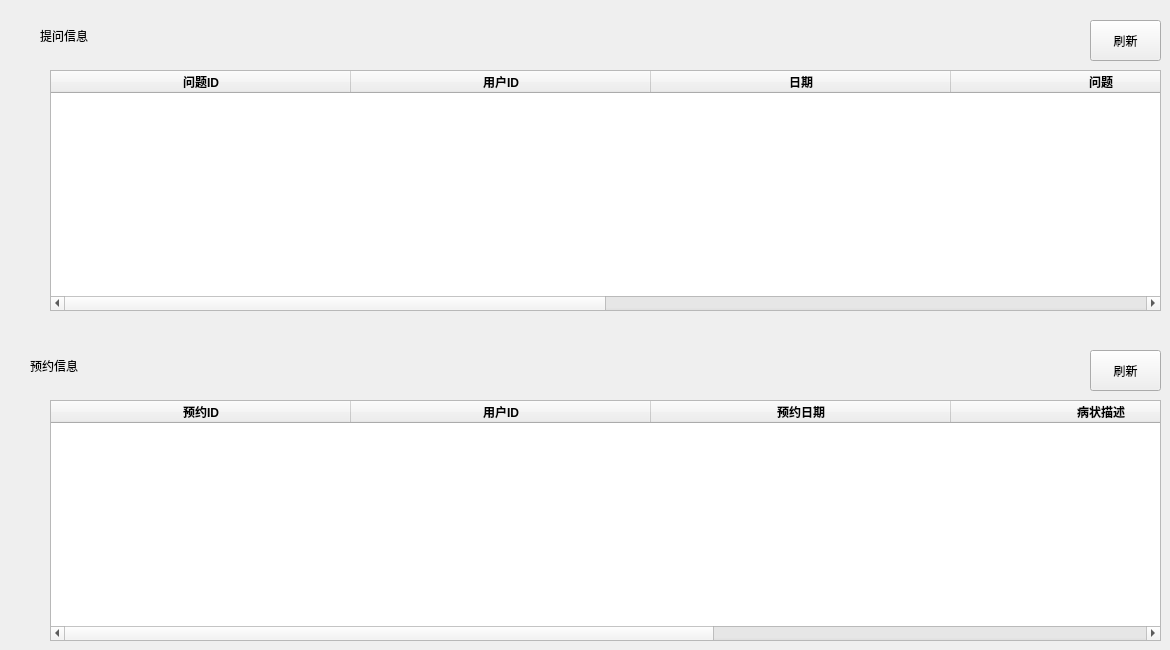
     <widget class="QWidget" name="tab_15">
      <attribute name="title">
       <string>专家邮箱</string>
      </attribute>
      <widget class="QLabel" name="label_40">
       <property name="geometry">
        <rect>
         <x>30</x>
         <y>340</y>
         <width>141</width>
         <height>51</height>
        </rect>
       </property>
       <property name="styleSheet">
        <string notr="true">font: 15pt &quot;黑体&quot;;</string>
       </property>
       <property name="text">
        <string>预约信息</string>
       </property>
      </widget>
      <widget class="QLabel" name="label_41">
       <property name="geometry">
        <rect>
         <x>40</x>
         <y>10</y>
         <width>141</width>
         <height>51</height>
        </rect>
       </property>
       <property name="styleSheet">
        <string notr="true">font: 15pt &quot;黑体&quot;;</string>
       </property>
       <property name="text">
        <string>提问信息</string>
       </property>
      </widget>
      <widget class="QTableWidget" name="expert_emailqu">
       <property name="geometry">
        <rect>
         <x>50</x>
         <y>70</y>
         <width>1111</width>
         <height>241</height>
        </rect>
       </property>
       <property name="styleSheet">
        <string notr="true">font: 10pt &quot;微软雅黑&quot;;</string>
       </property>
       <property name="columnCount">
        <number>6</number>
       </property>
       <attribute name="horizontalHeaderDefaultSectionSize">
        <number>300</number>
       </attribute>
       <column>
        <property name="text">
         <string>问题ID</string>
        </property>
        <property name="font">
         <font>
          <weight>75</weight>
          <bold>true</bold>
         </font>
        </property>
       </column>
       <column>
        <property name="text">
         <string>用户ID</string>
        </property>
        <property name="font">
         <font>
          <weight>75</weight>
          <bold>true</bold>
         </font>
        </property>
       </column>
       <column>
        <property name="text">
         <string>日期</string>
        </property>
        <property name="font">
         <font>
          <weight>75</weight>
          <bold>true</bold>
         </font>
        </property>
       </column>
       <column>
        <property name="text">
         <string>问题</string>
        </property>
        <property name="font">
         <font>
          <weight>75</weight>
          <bold>true</bold>
         </font>
        </property>
       </column>
       <column>
        <property name="text">
         <string>回复</string>
        </property>
        <property name="font">
         <font>
          <weight>75</weight>
          <bold>true</bold>
         </font>
        </property>
       </column>
       <column>
        <property name="text">
         <string>评分</string>
        </property>
        <property name="font">
         <font>
          <weight>75</weight>
          <bold>true</bold>
         </font>
        </property>
       </column>
      </widget>
      <widget class="QTableWidget" name="expert_emailap">
       <property name="geometry">
        <rect>
         <x>50</x>
         <y>400</y>
         <width>1111</width>
         <height>241</height>
        </rect>
       </property>
       <property name="styleSheet">
        <string notr="true">font: 10pt &quot;微软雅黑&quot;;</string>
       </property>
       <property name="columnCount">
        <number>5</number>
       </property>
       <attribute name="horizontalHeaderDefaultSectionSize">
        <number>300</number>
       </attribute>
       <column>
        <property name="text">
         <string>预约ID</string>
        </property>
        <property name="font">
         <font>
          <weight>75</weight>
          <bold>true</bold>
         </font>
        </property>
       </column>
       <column>
        <property name="text">
         <string>用户ID</string>
        </property>
        <property name="font">
         <font>
          <weight>75</weight>
          <bold>true</bold>
         </font>
        </property>
       </column>
       <column>
        <property name="text">
         <string>预约日期</string>
        </property>
        <property name="font">
         <font>
          <weight>75</weight>
          <bold>true</bold>
         </font>
        </property>
       </column>
       <column>
        <property name="text">
         <string>病状描述</string>
        </property>
        <property name="font">
         <font>
          <weight>75</weight>
          <bold>true</bold>
         </font>
        </property>
       </column>
       <column>
        <property name="text">
         <string>回复</string>
        </property>
        <property name="font">
         <font>
          <weight>75</weight>
          <bold>true</bold>
         </font>
        </property>
       </column>
      </widget>
      <widget class="QPushButton" name="expert_aptable">
       <property name="geometry">
        <rect>
         <x>1090</x>
         <y>350</y>
         <width>71</width>
         <height>41</height>
        </rect>
       </property>
       <property name="styleSheet">
        <string notr="true">font: 11pt &quot;黑体&quot;;</string>
       </property>
       <property name="text">
        <string>刷新</string>
       </property>
      </widget>
      <widget class="QPushButton" name="expert_qutable">
       <property name="geometry">
        <rect>
         <x>1090</x>
         <y>20</y>
         <width>71</width>
         <height>41</height>
        </rect>
       </property>
       <property name="styleSheet">
        <string notr="true">font: 11pt &quot;黑体&quot;;</string>
       </property>
       <property name="text">
        <string>刷新</string>
       </property>
      </widget>
     </widget>
